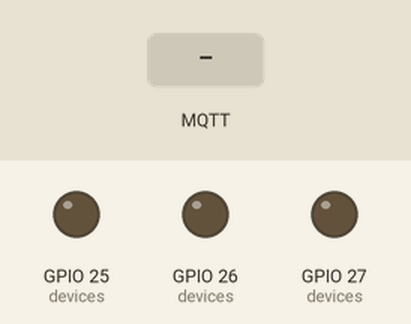
A sketch run on a simulated ESP32. On the bench: output pins drawn as LEDs (lit = HIGH). The inputs (shaded band) are chosen by the test bench. WiFi joins after 1.5 s; servers stay silent unless stated; random numbers use the default seed unless the sketch sets one; no MQTT or app messages arrive unless stated; what the sketch prints to the serial monitor is not drawn.

Above: at 2.7 s.
2.8 s: MQTT message "ON" arrives on the first subscribed topic
At 3.7 s:
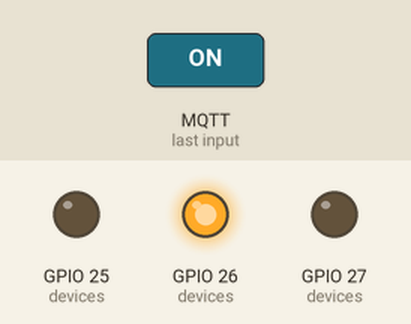
4.3 s: MQTT message "ON" arrives on the second subscribed topic
At 4.9 s:
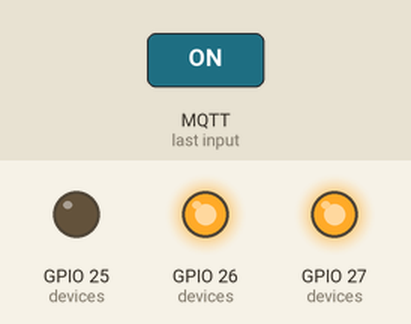
5.8 s: MQTT message "OFF" arrives on the first subscribed topic
At 7.0 s:
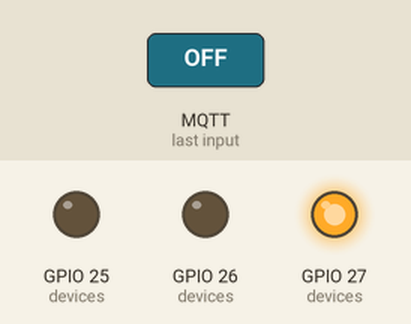
7.3 s: MQTT message "ON" arrives on the third subscribed topic
At 8.3 s:
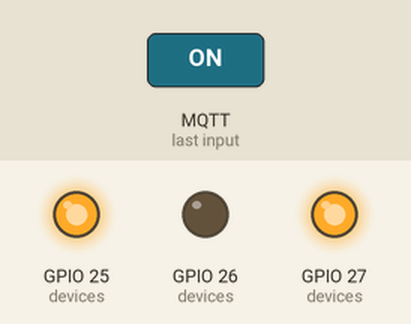
8.8 s: MQTT message "OFF" arrives on the second subscribed topic
At 9.4 s:
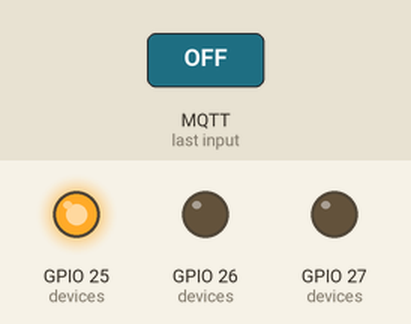
10.3 s: MQTT message "ON" arrives on the first subscribed topic
At 10.6 s:
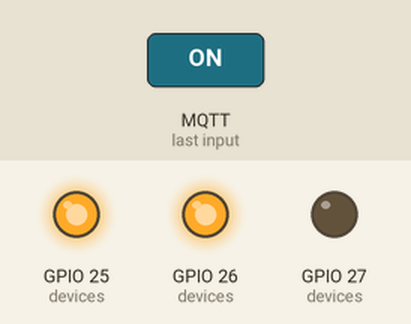
Timing chart, 0 to 12.8 s (numbered marks = the images above; inputs shaded):
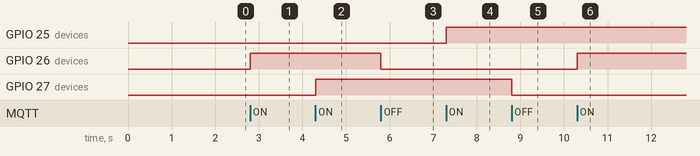

The sketch:

esp32-controller.ino
```cpp
#include <WiFi.h>
#include <PubSubClient.h>

//--- Cấu hình WiFi & MQTT ---
const char* ssid = "YOUR_WIFI_SSID";
const char* password = "YOUR_WIFI_PASSWORD";
const char* mqtt_server = "192.168.1.10"; // IP của Raspberry Pi/Laptop
const int mqtt_port = 1883;

//--- Cấu hình Các Thiết Bị ---
// Định nghĩa cấu trúc thiết bị để dễ quản lý nhiều cái
struct Device {
  String id;      // ID trong code Web (ví dụ: light_1)
  String roomId;  // Phòng (ví dụ: living)
  int pin;        // Chân GPIO trên ESP32
};

// Danh sách thiết bị (Khớp với Web App của bạn)
Device devices[] = {
  { "light_1", "living", 26 }, // Đèn trần (GPIO 26)
  { "light_2", "kitchen", 27 }, // Đèn bếp (GPIO 27)
  { "fan_1",   "living", 25 }  // Quạt trần (GPIO 25)
};
const int deviceCount = sizeof(devices) / sizeof(devices[0]);

WiFiClient espClient;
PubSubClient client(espClient);

void setup() {
  Serial.begin(115200);
  setup_wifi();
  client.setServer(mqtt_server, mqtt_port);
  client.setCallback(callback);

  // Khởi tạo các chân GPIO
  for (int i = 0; i < deviceCount; i++) {
    pinMode(devices[i].pin, OUTPUT);
    digitalWrite(devices[i].pin, LOW); // Mặc định tắt
  }
}

void setup_wifi() {
  delay(10);
  Serial.println();
  Serial.print("Connecting to ");
  Serial.println(ssid);
  WiFi.begin(ssid, password);
  while (WiFi.status() != WL_CONNECTED) {
    delay(500);
    Serial.print(".");
  }
  Serial.println("Connected!");
}

void callback(char* topic, byte* payload, unsigned int length) {
  String msg = "";
  for (int i = 0; i < length; i++) {
    msg += (char)payload[i];
  }
  String topicStr = String(topic);

  Serial.print("Message: [");
  Serial.print(topicStr);
  Serial.print("] -> ");
  Serial.println(msg);

  // Duyệt qua danh sách thiết bị để xem lệnh này dành cho ai
  for (int i = 0; i < deviceCount; i++) {
    // Tạo topic lắng nghe của thiết bị đó: home/{roomId}/{id}/set
    String setTopic = String("home/") + devices[i].roomId + "/" + devices[i].id + "/set";

    if (topicStr == setTopic) {
      // Đúng là lệnh cho thiết bị này rồi!
      if (msg == "ON") {
        digitalWrite(devices[i].pin, HIGH); // Bật điện
        // Gửi xác nhận về Web: home/{roomId}/{id}/status
        String statusTopic = String("home/") + devices[i].roomId + "/" + devices[i].id + "/status";
        client.publish(statusTopic.c_str(), "ON", true);
        Serial.println("Action: ON " + devices[i].id);
      }
      else if (msg == "OFF") {
        digitalWrite(devices[i].pin, LOW); // Tắt điện
        String statusTopic = String("home/") + devices[i].roomId + "/" + devices[i].id + "/status";
        client.publish(statusTopic.c_str(), "OFF", true);
        Serial.println("Action: OFF " + devices[i].id);
      }
    }
  }
}

void reconnect() {
  while (!client.connected()) {
    Serial.print("Attempting MQTT connection...");
    // Tạo client ID ngẫu nhiên để không bị đá
    String clientId = "ESP32Client-";
    clientId += String(random(0xffff), HEX);

    if (client.connect(clientId.c_str())) {
      Serial.println("connected");
      // Đăng ký nhận lệnh cho TẤT CẢ thiết bị
      // Cách 1: Subscribe từng cái
      for (int i = 0; i < deviceCount; i++) {
        String setTopic = String("home/") + devices[i].roomId + "/" + devices[i].id + "/set";
        client.subscribe(setTopic.c_str());
        Serial.println("Subscribed to: " + setTopic);
      }
      // Cách 2: Subscribe wildcard (tiện hơn nhưng phải lọc kỹ ở callback)
      // client.subscribe("home/+/+/set");
    } else {
      Serial.print("failed, rc=");
      Serial.print(client.state());
      Serial.println(" try again in 5 seconds");
      delay(5000);
    }
  }
}

void loop() {
  if (!client.connected()) {
    reconnect();
  }
  client.loop();
}
```

Measured:
- after the input at 2.8 s, GPIO 26 (devices): LOW → HIGH at once
- after the input at 4.3 s, GPIO 27 (devices): LOW → HIGH at once
- after the input at 5.8 s, GPIO 26 (devices): HIGH → LOW at once
- after the input at 7.3 s, GPIO 25 (devices): LOW → HIGH at once
- after the input at 8.8 s, GPIO 27 (devices): HIGH → LOW at once
- after the input at 10.3 s, GPIO 26 (devices): LOW → HIGH at once
